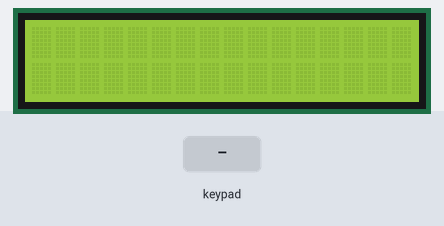
Bench run of a sketch on a simulated Arduino Nano, built with avr-gcc and run on an emulated ATmega328P. Shown: 16×2 character LCD. The test bench sets the inputs (shaded band).

Above: at 1.2 s.
1.3 s: keypad keys 7 + 5 = pressed 0.4 s apart
At 2.9 s:
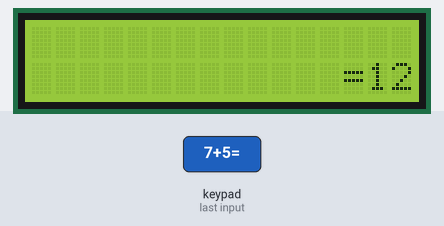
4.4 s: key '1' pressed
At 5.5 s:
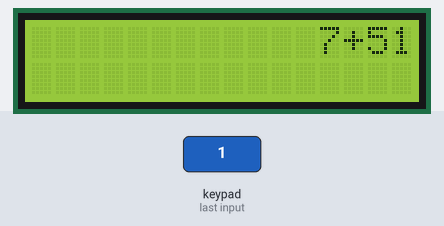
5.9 s: key '2' pressed
At 6.9 s:
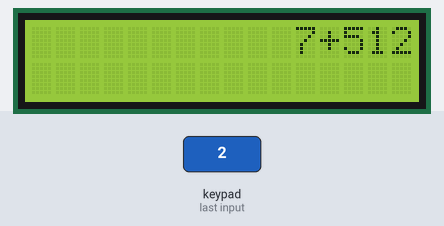
7.4 s: keypad keys 5 4 3 2 pressed 0.4 s apart
At 9.9 s:
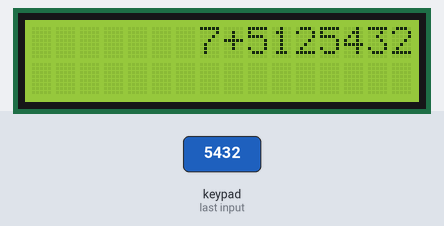
10.5 s: key 'C' pressed
At 11.3 s:
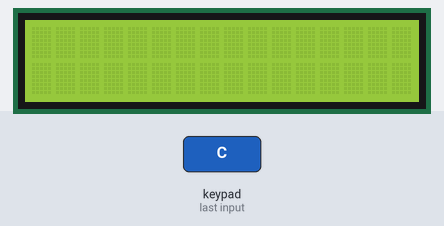
Timing chart, 0 to 13.0 s (numbered marks = the images above; inputs shaded):
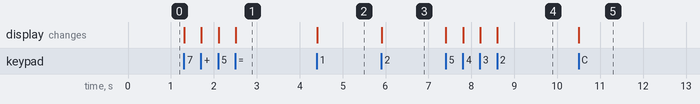

The sketch:

calculator.ino
```cpp
#include <Key.h>
#include <Keypad.h>
#include <LiquidCrystal.h>

const int rs = 12;
const int en = 10;
const int d4 = A4;
const int d5 = A5;
const int d6 = A6;
const int d7 = A7;
LiquidCrystal lcd(rs, en, d4, d5, d6, d7);

const byte rows = 4;
const byte cols = 4;
char keys[rows][cols] = {
  {'1', '2', '3', '+'},
  {'4', '5', '6', 'B'},
  {'7', '8', '9', 'C'},
  {'*', '0', '#', '='}
};
byte rowPins[rows] = {5, 4, 3, 2};
byte colPins[cols] = {9, 8, 7, 6};
Keypad kpd = Keypad(makeKeymap(keys), rowPins, colPins, rows, cols);

boolean valOnePresent = false;
boolean next = false;
boolean final = false;
String num1;
String num2;
int ans;
char operation;

void setup() {
  // put your setup code here, to run once:
  lcd.begin(16, 2);

  Serial.begin(9600);

}

void loop() {
  // put your main code here, to run repeatedly:

  char key = kpd.getKey();

  if (key != NO_KEY && (key == '0' || key == '1' || key == '2' || key == '3' || key == '4' || key == '5' || key == '6' || key == '7' || key == '8' || key == '9')) {
    if (valOnePresent == false) {
      num1 = num1 + key;
      lcd.clear();
      lcd.setCursor(16, 0);
      lcd.autoscroll();
      lcd.print(num1);
      lcd.noAutoscroll();
    } else {
      num2 = num2 + key;
      lcd.clear();
      lcd.setCursor(16, 0);
      lcd.autoscroll();
      lcd.print(num1);
      lcd.print(operation);
      lcd.print(num2);
      lcd.noAutoscroll();
      final = true;
    }
  }
  else if (valOnePresent == false && key != NO_KEY && (key == '+' || key == '=')) {
    if (valOnePresent == false) {
      valOnePresent = true;
      operation = key;
      lcd.clear();
      lcd.setCursor(16, 0);
      lcd.autoscroll();
      lcd.print(num1);
      lcd.print(operation);
      lcd.noAutoscroll();
    }
  }
  else if (final == true && key != NO_KEY && key == '=') {
    ans = num1.toInt() + num2.toInt();
    lcd.clear();
    lcd.setCursor(16, 1);
    lcd.autoscroll();
    lcd.print('=');
    lcd.print(ans);
    lcd.noAutoscroll();
  }
  else if (key != NO_KEY && key == 'C') {
    lcd.clear();
    valOnePresent = false;
    final = false;
    num1 = "";
    num2 = "";
    ans = 0;
    operation = ' ';
  }


}
```

Measured:
- after the input at 1.3 s, the display: first changes at once (image 1 shows a later state)
- after the input at 4.4 s, the display: changes at once (image 2)
- after the input at 5.9 s, the display: changes at once (image 3)
- after the input at 7.4 s, the display: first changes at once (image 4 shows a later state)
- after the input at 10.5 s, the display: changes at once (image 5)
